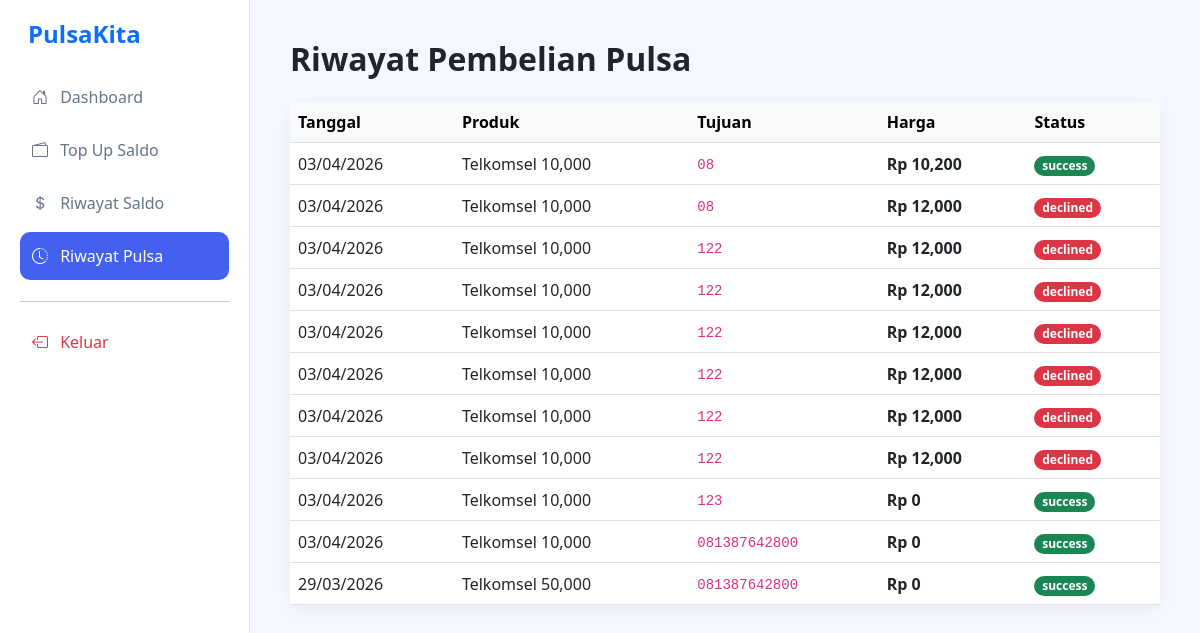
The page /riwayat_user.php (signed in) on the database its author committed.
### tables this page shows
CREATE TABLE `transaksi` (
  `id` int NOT NULL,
  `user_id` int DEFAULT NULL,
  `provider` varchar(50) DEFAULT NULL,
  `nominal` int DEFAULT NULL,
  `harga_akhir` int DEFAULT NULL,
  `kode_voucher` varchar(20) DEFAULT NULL,
  `tujuan` varchar(20) DEFAULT NULL,
  `status` enum('pending','success','declined','approved') DEFAULT 'pending',
  `tanggal` timestamp NULL DEFAULT CURRENT_TIMESTAMP
);

### riwayat_user.php (the view, shortened to what this page needs)
<?php
include 'config.php';
$user_id = $_SESSION['id'];
$query = mysqli_query($conn, "SELECT * FROM transaksi WHERE user_id = '$user_id' ORDER BY tanggal DESC");
?>
<!DOCTYPE html>
<html lang="id">
<head>
    <link href="https://cdn.jsdelivr.net/npm/bootstrap@5.3.0/dist/css/bootstrap.min.css" rel="stylesheet">
    <link rel="stylesheet" href="https://cdn.jsdelivr.net/npm/bootstrap-icons@1.11.0/font/bootstrap-icons.css">
</head>
<body>
<div class="sidebar">
    <h4 class="fw-bold text-primary mb-4 px-2">PulsaKita</h4>
    <nav class="nav flex-column">
        <a class="nav-link" href="dashboard_user.php"><i class="bi bi-house-door me-2"></i> Dashboard</a>
        <a class="nav-link" href="topup.php"><i class="bi bi-wallet2 me-2"></i> Top Up Saldo</a>
        <a class="nav-link" href="riwayat_saldo.php"><i class="bi bi-currency-dollar me-2"></i> Riwayat Saldo</a>
        <a class="nav-link active" href="riwayat_user.php"><i class="bi bi-clock-history me-2"></i> Riwayat Pulsa</a>
        <hr>
        <a class="nav-link text-danger" href="logout.php"><i class="bi bi-box-arrow-left me-2"></i> Keluar</a>
    </nav>
</div>
<div class="main-content">
    <h2 class="fw-bold mb-4">Riwayat Pembelian Pulsa</h2>
    <div class="card card-custom bg-white">
        <table class="table table-hover align-middle mb-0">
            <thead class="table-light">
                <tr><th>Tanggal</th><th>Produk</th><th>Tujuan</th><th>Harga</th><th>Status</th></tr>
            </thead>
            <tbody>
                <?php while($row = mysqli_fetch_assoc($query)): ?>
                <tr>
                    <td><?= date('d/m/Y', strtotime($row['tanggal'])); ?></td>
                    <td><?= $row['provider']; ?> <?= number_format($row['nominal']); ?></td>
                    <td><code><?= $row['tujuan']; ?></code></td>
                    <td class="fw-bold">Rp <?= number_format($row['harga_akhir']); ?></td>
                    <td><span class="badge rounded-pill <?= $row['status'] == 'success' ? 'bg-success' : ($row['status'] == 'pending' ? 'bg-warning' : 'bg-danger') ?>"><?= $row['status']; ?></span></td>
                </tr>
                <?php endwhile; ?>
            </tbody>
        </table>
    </div>
</div>
</body>
</html>

### riwayat_user.php (style rules this page uses)
:root { --primary: #4361ee; }
body { background: #f4f7fe; font-family: 'Segoe UI', sans-serif; margin: 0; }
.sidebar { width: 250px; height: 100vh; position: fixed; background: #fff; border-right: 1px solid #e0e4e8; padding: 20px; }
.main-content { margin-left: 250px; padding: 40px; }
.nav-link { color: #64748b; font-weight: 500; padding: 12px; border-radius: 10px; margin-bottom: 5px; text-decoration: none; display: block; }
.nav-link.active { background: var(--primary); color: white !important; }
.card-custom { border: none; border-radius: 15px; box-shadow: 0 5px 15px rgba(0,0,0,0.05); }

### rows shown on the page
transaksi: tanggal "03/04/2026", provider "Telkomsel", nominal "10,000", tujuan "08", harga_akhir "10,200", status "success"
transaksi: tanggal "03/04/2026", provider "Telkomsel", nominal "10,000", tujuan "08", harga_akhir "12,000", status "declined"
transaksi: tanggal "03/04/2026", provider "Telkomsel", nominal "10,000", tujuan "122", harga_akhir "12,000", status "declined"
transaksi: tanggal "03/04/2026", provider "Telkomsel", nominal "10,000", tujuan "122", harga_akhir "12,000", status "declined"
transaksi: tanggal "03/04/2026", provider "Telkomsel", nominal "10,000", tujuan "122", harga_akhir "12,000", status "declined"
transaksi: tanggal "03/04/2026", provider "Telkomsel", nominal "10,000", tujuan "122", harga_akhir "12,000", status "declined"
transaksi: tanggal "03/04/2026", provider "Telkomsel", nominal "10,000", tujuan "122", harga_akhir "12,000", status "declined"
transaksi: tanggal "03/04/2026", provider "Telkomsel", nominal "10,000", tujuan "122", harga_akhir "12,000", status "declined"
transaksi: tanggal "03/04/2026", provider "Telkomsel", nominal "10,000", tujuan "123", harga_akhir "0", status "success"
transaksi: tanggal "03/04/2026", provider "Telkomsel", nominal "10,000", tujuan "081387642800", harga_akhir "0", status "success"
transaksi: tanggal "29/03/2026", provider "Telkomsel", nominal "50,000", tujuan "081387642800", harga_akhir "0", status "success"
